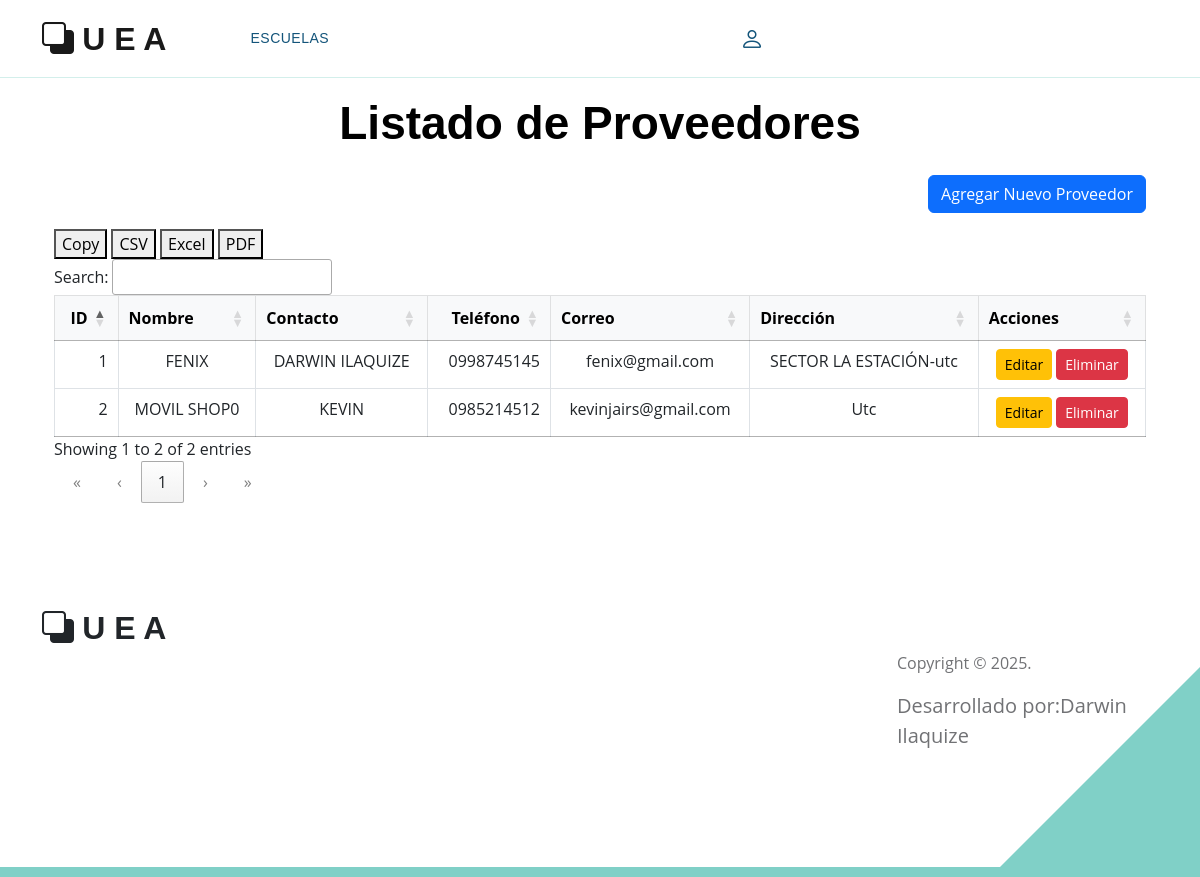
Screenshot of /proveedor/listarProveedores/ with the database file from the repository.
### Aplicaciones/infraestructura/models.py (models this page shows, shortened)
class Proveedor(models.Model):
    nombre = models.CharField(max_length=255)
    contacto = models.CharField(max_length=255, blank=True, null=True)
    telefono = models.CharField(max_length=15, blank=True, null=True)
    correo = models.EmailField(blank=True, null=True)
    direccion = models.TextField(blank=True, null=True)

### Aplicaciones/infraestructura/views.py (the view)
# urls.py: path('proveedor/listarProveedores/', views.listarProveedores, name='listarProveedores'),
def listarProveedores(request):
    proveedores = Proveedor.objects.all()
    return render(request, 'proveedor/listarProveedor.html', {'proveedores': proveedores})

### Aplicaciones/infraestructura/templates/proveedor/listarProveedor.html (shortened to what this page needs)
{% extends "plantilla.html" %}
{% block contenido %}
<br><br><br>
<div class="container mt-4">
    <h2 class="text-center mb-4">Listado de Proveedores</h2>
    <div class="mb-3 text-end">
        <a href="{% url 'agregarProveedor' %}" class="btn btn-primary">Agregar Nuevo Proveedor</a>
    </div>
    <div class="table-responsive">
        <table class="table table-bordered table-hover text-center" id="tablaProveedores">
            <thead class="table-light">
                <tr>
                    <th>ID</th>
                    <th>Nombre</th>
                    <th>Contacto</th>
                    <th>Teléfono</th>
                    <th>Correo</th>
                    <th>Dirección</th>
                    <th>Acciones</th>
                </tr>
            </thead>
            <tbody>
                {% for proveedor in proveedores %}
                    <tr>
                        <td>{{ forloop.counter }}</td>
                        <td>{{ proveedor.nombre }}</td>
                        <td>{{ proveedor.contacto|default:"-" }}</td>
                        <td>{{ proveedor.telefono|default:"-" }}</td>
                        <td>{{ proveedor.correo|default:"-" }}</td>
                        <td>{{ proveedor.direccion|default:"-" }}</td>
                        <td>
                            <a href="{% url 'editarProveedor' proveedor.id %}" class="btn btn-sm btn-warning">Editar</a>
                            <a href="{% url 'eliminarProveedor' proveedor.id %}" class="btn btn-danger btn-sm" onclick="return confirm('¿ESTÁS SEGURO DE ELIMINAR?');">Eliminar</a>
                        </td>
                    </tr>
                {% endfor %}
            </tbody>
        </table>
    </div>
</div>
{% endblock %}

### Escuela/static/plantilla/css/templatemo-topic-listing.css (style rules this page uses)
:root { --white-color: #ffffff; --primary-color: #13547a; --secondary-color: #80d0c7; --section-bg-color: #f0f8ff; --custom-btn-bg-color: #80d0c7; --custom-btn-bg-hover-color: #13547a; --dark-color: #000000; --p-color: #717275; --border-color: #7fffd4; --link-hover-color: #13547a; --body-font-family: 'Open Sans', sans-serif; --title-font-family: 'Montserrat', sans-serif; --h1-font-size: 58px; --h2-font-size: 46px; --h3-font-size: 32px; --h4-font-size: 28px; --h5-font-size: 24px; --h6-font-size: 22px; --p-font-size: 20px; --menu-font-size: 14px; --btn-font-size: 18px; --copyright-font-size: 16px; --border-radius-large: 100px; --border-radius-medium: 20px; --border-radius-small: 10px; --font-weight-normal: 400; --font-weight-medium: 500; --font-weight-semibold: 600; --font-weight-bold: 700; }
body { background-color: var(--white-color); font-family: var(--body-font-family); }
h2, h3, h4, h5, h6 { color: var(--dark-color); }
h1, h2, h3, h4, h5, h6 { font-family: var(--title-font-family); font-weight: var(--font-weight-semibold); }
h2 { font-size: var(--h2-font-size); font-weight: var(--font-weight-bold); }
a, button { touch-action: manipulation; transition: all 0.3s; }
a { display: inline-block; color: var(--primary-color); text-decoration: none; }

### rows the page displays
Proveedor: nombre "FENIX", contacto "DARWIN ILAQUIZE", telefono "0998745145", correo "fenix@gmail.com", direccion "SECTOR LA ESTACIÓN-utc"
Proveedor: nombre "MOVIL SHOP0", contacto "KEVIN", telefono "0985214512", correo "kevinjairs@gmail.com", direccion "Utc"
